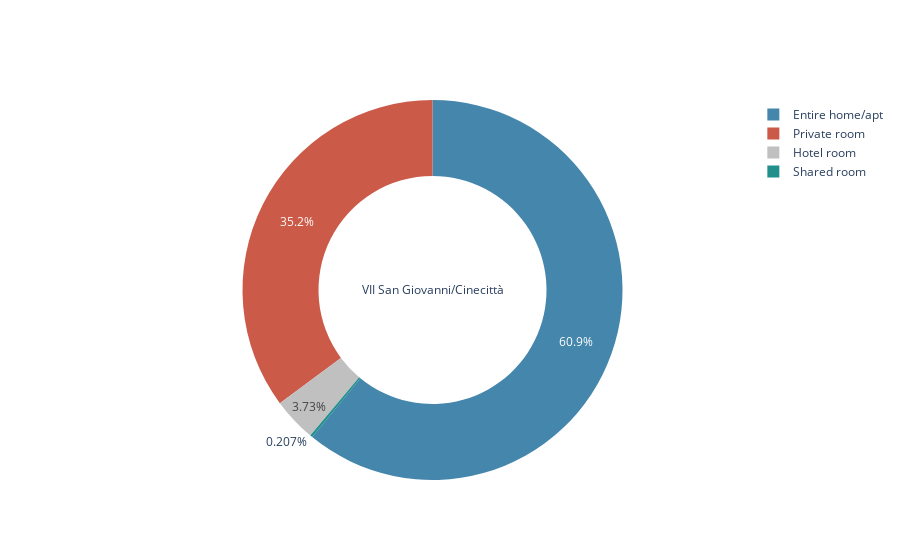
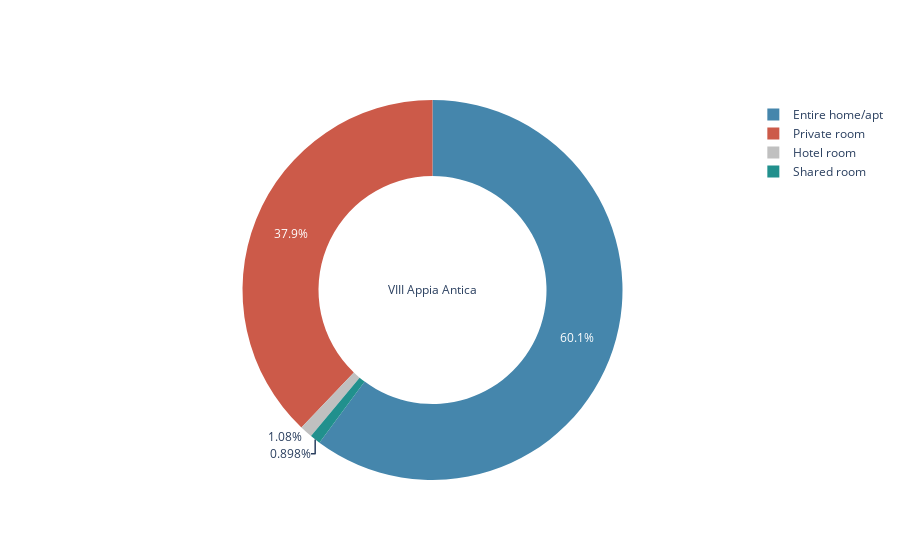
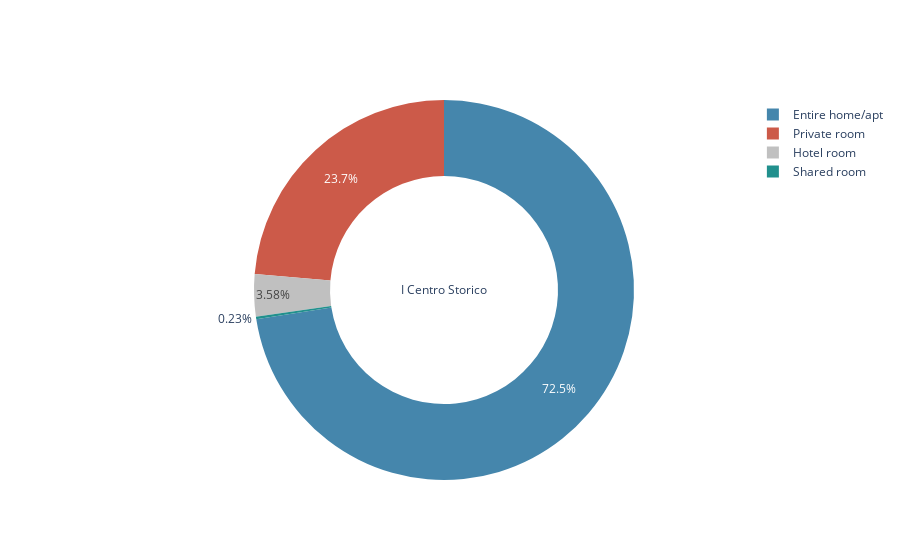
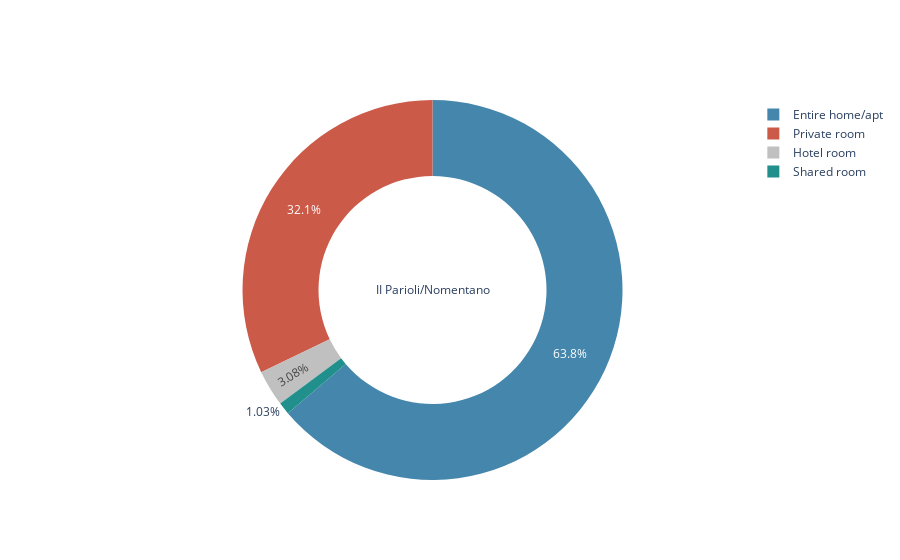

The notebook cell saved with these charts, in order:
### Code cell
color_dict = {'Private room': '#cc5a49', 'Entire home/apt' : '#4586ac', 'Shared room' : '#21908d', 'Hotel room' : '#C0C0C0' }
airbnb_types=df.groupby(['neighbourhood_cleansed', 'room_type']).size()
for region in df.neighbourhood_cleansed.unique():
    plt.figure(figsize=(24,12))
    airbnb_reg=airbnb_types[region]
    labels = airbnb_reg.index
    sizes = airbnb_reg.values
    colors = [color_dict[x] for x in labels]
    
    reg_ch = go.Figure(data = [go.Pie(labels = labels, values = sizes, hole = 0.6)])
    reg_ch.update_traces(title = region, marker=dict(colors=colors))
    reg_ch.show()

### Figure 1 — Plotly figure (JSON) as saved in the notebook; plotly's stock layout.template omitted (floating-point values rounded to 4 significant figures)
{"data": [{"hole": 0.6, "labels": ["Entire home/apt", "Hotel room", "Private room", "Shared room"], "marker": {"colors": ["#4586ac", "#C0C0C0", "#cc5a49", "#21908d"]}, "title": {"text": "VII San Giovanni/Cinecittà"}, "type": "pie", "values": [882, 54, 509, 3]}], "layout": {}}

### Figure 2 — Plotly figure (JSON) as saved in the notebook; plotly's stock layout.template omitted (floating-point values rounded to 4 significant figures)
{"data": [{"hole": 0.6, "labels": ["Entire home/apt", "Hotel room", "Private room", "Shared room"], "marker": {"colors": ["#4586ac", "#C0C0C0", "#cc5a49", "#21908d"]}, "title": {"text": "VIII Appia Antica"}, "type": "pie", "values": [335, 6, 211, 5]}], "layout": {}}

### Figure 3 — Plotly figure (JSON) as saved in the notebook; plotly's stock layout.template omitted (floating-point values rounded to 4 significant figures)
{"data": [{"hole": 0.6, "labels": ["Entire home/apt", "Hotel room", "Private room", "Shared room"], "marker": {"colors": ["#4586ac", "#C0C0C0", "#cc5a49", "#21908d"]}, "title": {"text": "I Centro Storico"}, "type": "pie", "values": [8214, 405, 2680, 26]}], "layout": {}}

### Figure 4 — Plotly figure (JSON) as saved in the notebook; plotly's stock layout.template omitted (floating-point values rounded to 4 significant figures)
{"data": [{"hole": 0.6, "labels": ["Entire home/apt", "Hotel room", "Private room", "Shared room"], "marker": {"colors": ["#4586ac", "#C0C0C0", "#cc5a49", "#21908d"]}, "title": {"text": "II Parioli/Nomentano"}, "type": "pie", "values": [808, 39, 407, 13]}], "layout": {}}
